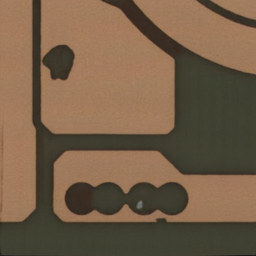
#> input picture graphcut/sample1/1_img.png, 256 x 256 px, shrunk from 512 x 512 before the run, found by its file name
$ python use_graphcut_check_two_different_area.py
#> lines starting #> are read from the running program, lines starting #| are printed output that depends on the picture; after the words box and inside, x2 and y2 are one past the last pixel; in counts of white or black regions, pixels touching at a corner belong together
### graphcut/graphcut.py
import cv2
import numpy as np
import maxflow


class GraphMaker:

    foreground = 1
    background = 0

    seeds = 0
    segmented = 1

    default = 0.5
    MAXIMUM = 1000000000

    def __init__(self,filename,outfilename):
        self.image = None
        self.graph = None
        self.overlay = None
        self.seed_overlay = None
        self.segment_overlay = None
        self.mask = None
        self.load_image(filename)
        self.background_seeds = []
        self.foreground_seeds = []
        self.background_average = np.array(3)
        self.foreground_average = np.array(3)
        self.nodes = []
        self.edges = []
        self.current_overlay = self.seeds
        self.outfilename = outfilename

    def load_image(self, filename):
        self.image = cv2.imread(filename)
        self.graph = np.zeros_like(self.image)
        self.seed_overlay = np.zeros_like(self.image)
        self.segment_overlay = np.zeros_like(self.image)
        self.mask = None


    def add_seed(self, x, y, type):
        if self.image is None:
            print('Please load an image before adding seeds.')
        if type == self.background:
            if not self.background_seeds.__contains__((x, y)):
                self.background_seeds.append((x, y))
                cv2.rectangle(self.seed_overlay, (x-1, y-1), (x+1, y+1), (0, 0, 255), -1)
        elif type == self.foreground:
            if not self.foreground_seeds.__contains__((x, y)):
                self.foreground_seeds.append((x, y))
                cv2.rectangle(self.seed_overlay, (x-1, y-1), (x+1, y+1), (0, 255, 0), -1)


    # [16 lines left out: functions clear_seeds, get_overlay, get_image_with_overlay, not called in this run]

    def create_graph(self):
        if len(self.background_seeds) == 0 or len(self.foreground_seeds) == 0:
            print("Please enter at least one foreground and background seed.")
            return

        print("Making graph")
        print("Finding foreground and background averages")
        self.find_averages()

        print("Populating nodes and edges")
        self.populate_graph()

        print("Cutting graph")
        self.cut_graph()

    def find_averages(self):
        self.graph = np.zeros((self.image.shape[0], self.image.shape[1]))
        print(self.graph.shape)
        self.graph.fill(self.default)
        self.background_average = np.zeros(3)
        self.foreground_average = np.zeros(3)

        for coordinate in self.background_seeds:
            self.graph[coordinate[1] - 1, coordinate[0] - 1] = 0
            #self.background_average += self.image[coordinate[1], coordinate[0]]

        #self.background_average /= len(self.background_seeds)

        for coordinate in self.foreground_seeds:
            self.graph[coordinate[1] - 1, coordinate[0] - 1] = 1
            #self.foreground_average += self.image[coordinate[1], coordinate[0]]

        #self.foreground_average /= len(self.foreground_seeds)

    def populate_graph(self):
        self.nodes = []
        self.edges = []

        # make all s and t connections for the graph
        for (y, x), value in np.ndenumerate(self.graph):
            # this is a background pixel
            if value == 0.0:
                self.nodes.append((self.get_node_num(x, y, self.image.shape), self.MAXIMUM, 0))

            # this is a foreground node
            elif value == 1.0:
                self.nodes.append((self.get_node_num(x, y, self.image.shape), 0, self.MAXIMUM))

            else:
                '''d_f = np.power(self.image[y, x] - self.foreground_average, 2)
                d_b = np.power(self.image[y, x] - self.background_average, 2)
                d_f = np.sum(d_f)
                d_b = np.sum(d_b)
                e_f = d_f / (d_f + d_b)
                e_b = d_b / (d_f + d_b)'''
                self.nodes.append((self.get_node_num(x, y, self.image.shape), 0, 0))

                '''if e_f > e_b:
                    self.graph[y, x] = 1.0
                else:
                    self.graph[y, x] = 0.0'''

        for (y, x), value in np.ndenumerate(self.graph):
            if y == self.graph.shape[0] - 1 or x == self.graph.shape[1] - 1:
                continue
            my_index = self.get_node_num(x, y, self.image.shape)

            neighbor_index = self.get_node_num(x+1, y, self.image.shape)
            g = 1 / (1 + np.sum(np.power(self.image[y, x] - self.image[y, x+1], 2)))
            self.edges.append((my_index, neighbor_index, g))

            neighbor_index = self.get_node_num(x, y+1, self.image.shape)
            g = 1 / (1 + np.sum(np.power(self.image[y, x] - self.image[y+1, x], 2)))
            self.edges.append((my_index, neighbor_index, g))

    def cut_graph(self):
        self.segment_overlay = np.zeros_like(self.segment_overlay)
        self.mask = np.zeros_like(self.image, dtype=bool)
        g = maxflow.Graph[float](len(self.nodes), len(self.edges))
        nodelist = g.add_nodes(len(self.nodes))

        for node in self.nodes:
            g.add_tedge(nodelist[node[0]], node[1], node[2])

        for edge in self.edges:
            g.add_edge(edge[0], edge[1], edge[2], edge[2])

        flow = g.maxflow()

        for index in range(len(self.nodes)):
            if g.get_segment(index) == 1:
                xy = self.get_xy(index, self.image.shape)
                self.segment_overlay[xy[1], xy[0]] = (255, 0, 255)
                #self.mask[xy[1], xy[0]] = (True, True, True)
                self.mask[xy[0], xy[1]] = (True, True, True)

    def swap_overlay(self, overlay_num):
        self.current_overlay = overlay_num

    def save_image(self, outfilename):
        if self.mask is None:
            print('Please segment the image before saving.')
            return
        print(outfilename)
        # print(self.image.name())
        to_save = np.zeros_like(self.image)
        cv2.imwrite('/Users/huhao/Documents/GitHub/real-time-semantic-segmentation/graphcut/ori.jpg',self.image)

        np.copyto(to_save, self.image, where=self.mask)
        cv2.imwrite(outfilename, to_save)

    @staticmethod
    def get_node_num(x, y, array_shape):
        return y * array_shape[1] + x

    @staticmethod
    def get_xy(nodenum, array_shape):
        return (nodenum % array_shape[1]), (int(nodenum / array_shape[1]))

### graphcut/use_graphcut_check_two_different_area.py
"""
 -*- coding: utf-8 -*-
 author： Hao Hu
 @date   2022/2/20 4:51 PM
"""

from tqdm import tqdm
import numpy as np
import cv2
from  graphcut import GraphMaker
lumda = 1
k = 1
def erode_dilate(img_path):
    """对copper进行腐蚀
    copper区域腐蚀一下，就是前景的hint
    背景区域腐蚀一下就是背景的hint
    """
    img_ori = cv2.imread(img_path)
    img_ori = img_ori*255
    # 开始进行腐蚀操作
    retVal, image = cv2.threshold(img_ori, 20, 255, cv2.THRESH_BINARY)
    corrosion_img = cv2.getStructuringElement(cv2.MORPH_CROSS, (1, 1))  ##腐蚀预处理，确定处理核的大小,矩阵操作
    pic_matrix = cv2.erode(image, corrosion_img, iterations=10)  # 进行腐蚀操作

    return pic_matrix


def get_new_img(img_end, save_p):
    cv2.imwrite(save_p, img_end)


def get_labels(background_hint,copper_hint):
    # 得到标签


    size = background_hint.shape[:2]
    labels = np.zeros(size)
    for i in tqdm(range((background_hint.shape[0]))):
        for j in range(background_hint.shape[1]):
            if background_hint[i,j][0] ==255:
                labels[i][j] = 1
                # background
                graphcut_class.add_seed(i,j,0)
    for i in tqdm(range(copper_hint.shape[0])):
        for j in range(copper_hint.shape[1]):
            if copper_hint[i, j][0] == 255:
                labels[i][j] = -1
                graphcut_class.add_seed(i, j, 1)
    return labels


if __name__ == '__main__':
    background_path = '/Users/huhao/Documents/GitHub/real-time-semantic-segmentation/graphcut/sample1/1_background.png'
    copper_path = '/Users/huhao/Documents/GitHub/real-time-semantic-segmentation/graphcut/sample1/1_copper.png'
    ori_img_path = '/Users/huhao/Documents/GitHub/real-time-semantic-segmentation/graphcut/sample1/1_img.png'
    end_path = '/Users/huhao/Documents/GitHub/real-time-semantic-segmentation/graphcut/test.jpg'
    im = cv2.imread(ori_img_path)
#> im is the input picture: shape (256, 256, 3); mean B, G, R 71.3, 94.4, 116.7

    # 初始化graphcut类
    graphcut_class = GraphMaker(ori_img_path,end_path)


    background_hint = erode_dilate(background_path)
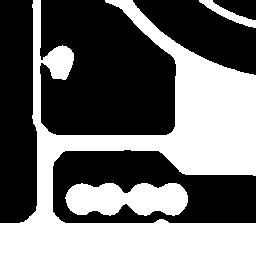
#> input picture graphcut/sample1/1_background.png, 256 x 256 px, shrunk from 512 x 512 before the run, found by its file name
#> in erode_dilate, img_ori is the input picture: shape (256, 256, 3); values 0 (black) and 1 (white), 42.7% white; 3 white regions, box (x1, y1, x2, y2) and area: (0, 0, 256, 256) 24286, (65, 183, 188, 216) 3236, (199, 0, 256, 28) 446
    copper_hint = erode_dilate(copper_path)
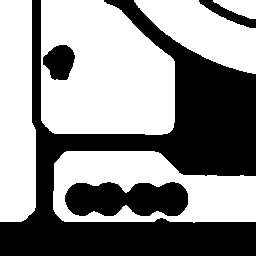
#> input picture graphcut/sample1/1_copper.png, 256 x 256 px, shrunk from 512 x 512 before the run, found by its file name
#> in erode_dilate, img_ori is the input picture: shape (256, 256, 3); values 0 (black) and 1 (white), 55.6% white; 4 black regions, box (x1, y1, x2, y2) and area: (0, 0, 256, 256) 24370, (65, 182, 188, 216) 3430, (43, 45, 75, 80) 813, (199, 0, 256, 28) 514
    labels = get_labels(background_hint, copper_hint)

    graphcut_class.create_graph()
#| (256, 256)
#> in find_averages, `self.graph.fill(self.default)`: self.graph: shape (256, 256) float64; every value is 0.5
#> after the loop in find_averages, `for coordinate in self.background_seeds:`:
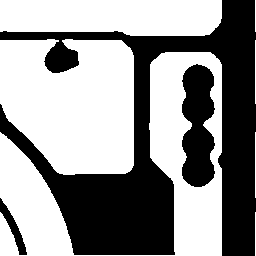
#> self.graph: shape (256, 256) float64; values 0 (black) and 0.5 (white), 57.3% white; 3 black regions, box (x1, y1, x2, y2) and area: (0, 0, 256, 256) 24300, (182, 64, 215, 187) 3236, (0, 198, 27, 255) 432
#> the loop in populate_graph, `for (y, x), value in np.ndenumerate(self.graph):` made 65536 passes
#> after the loop in populate_graph, `for (y, x), value in np.ndenumerate(self.graph):`: self.edges = 130050 items
#> (the call stopped at in cut_graph, `g = maxflow.Graph[float](len(self.nodes), len(self.edges))`: maxflow is not available in this run)
    graphcut_class.cut_graph()
#> (the call stopped at in cut_graph, `g = maxflow.Graph[float](len(self.nodes), len(self.edges))`: maxflow is not available in this run)
    graphcut_class.save_image(end_path)
#> in save_image, `np.copyto(to_save, self.image, where=self.mask)`: to_save: shape (256, 256, 3); every value is 0
